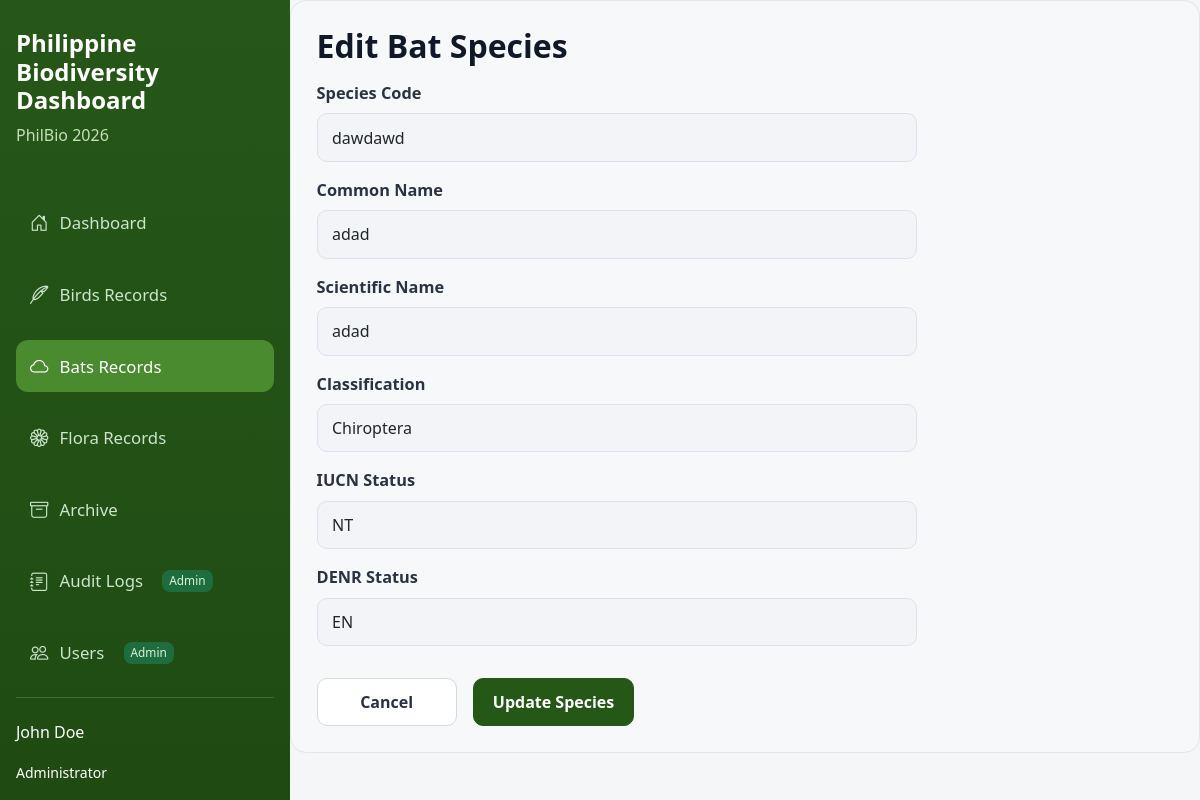
The page /phildata/edit_bat_species.php?id=4 on the database its author committed.
### tables this page shows
CREATE TABLE `bat_species` (
  `species_id` int(11) NOT NULL,
  `species_code` varchar(50) DEFAULT NULL,
  `common_name` varchar(150) DEFAULT NULL,
  `scientific_name` varchar(150) DEFAULT NULL,
  `classification` varchar(255) DEFAULT NULL,
  `iucn_status` varchar(50) DEFAULT NULL,
  `denr_status` varchar(50) DEFAULT NULL
);

### phildata/edit_bat_species.php (the view, shortened to what this page needs)
<?php
include 'db_connect.php';
$id = (int) ($_GET['id'] ?? 0);
$options = ['Mammalia', 'Chiroptera', 'Pteropodidae'];
$stmt = $pdo->prepare("SELECT * FROM bat_species WHERE species_id = :id");
$stmt->execute([':id'=>$id]);
$record = $stmt->fetch();
?>
<!DOCTYPE html>
<html lang="en">
<head>
    <link href="https://cdn.jsdelivr.net/npm/bootstrap@5.3.0/dist/css/bootstrap.min.css" rel="stylesheet">
    <link href="https://cdn.jsdelivr.net/npm/bootstrap-icons@1.11.3/font/bootstrap-icons.css" rel="stylesheet">
    <link href="style.css" rel="stylesheet">
</head>
<body>
    <div class="d-flex">
        <?php $activePage = 'bats'; include 'sidebar.php'; ?>
        <main class="flex-grow-1 main-content">
            <section class="birds-card">
                <div class="birds-card-head">
                    <h2>Edit Bat Species</h2>
                </div>
                <form method="post" class="edit-form">
                    <div class="mb-3">
                        <label class="form-label" for="speciesCode">Species Code</label>
                        <input id="speciesCode" class="form-control" name="species_code" value="<?= htmlspecialchars($record['species_code']) ?>" required>
                    </div>
                    <div class="mb-3">
                        <label class="form-label" for="commonName">Common Name</label>
                        <input id="commonName" class="form-control" name="common_name" value="<?= htmlspecialchars($record['common_name']) ?>" required>
                    </div>
                    <div class="mb-3">
                        <label class="form-label" for="scientificName">Scientific Name</label>
                        <input id="scientificName" class="form-control" name="scientific_name" value="<?= htmlspecialchars($record['scientific_name']) ?>" required>
                    </div>
                    <div class="mb-3">
                        <label class="form-label" for="classification">Classification</label>
                        <select id="classification" class="form-select" name="classification">
                            <?php foreach($options as $o): ?>
                                <option value="<?= htmlspecialchars($o) ?>" <?= ($record['classification'] === $o) ? 'selected' : '' ?>><?= htmlspecialchars($o) ?></option>
                            <?php endforeach; ?>
                        </select>
                    </div>
                    <div class="mb-3">
                        <label class="form-label" for="iucnStatus">IUCN Status</label>
                        <input id="iucnStatus" class="form-control" name="iucn_status" value="<?= htmlspecialchars($record['iucn_status']) ?>">
                    </div>
                    <div class="mb-4">
                        <label class="form-label" for="denrStatus">DENR Status</label>
                        <input id="denrStatus" class="form-control" name="denr_status" value="<?= htmlspecialchars($record['denr_status']) ?>">
                    </div>
                    <div class="form-actions">
                        <a class="btn btn-light" href="bats.php?tab=species">Cancel</a>
                        <button type="submit" class="btn btn-success">Update Species</button>
                    </div>
                </form>
            </section>
        </main>
    </div>
</body>
</html>

### phildata/style.css (style rules this page uses)
body { background-color: #f5f6f8; font-family: "Segoe UI", Tahoma, Geneva, Verdana, sans-serif; color: #1d2433; }
.main-content { background: #f5f6f8; }
.birds-card { background: #f7f8fa; border: 1px solid #e2e5ea; border-radius: 16px; padding: 1.6rem; }
.birds-card-head { display: flex; justify-content: space-between; align-items: center; margin-bottom: 1rem; }
.birds-card-head h2 { font-size: 2rem; margin: 0; font-weight: 700; color: #111827; }
.edit-form { max-width: 600px; }
.edit-form .form-label { font-size: 1.02rem; font-weight: 600; color: #2b3340; margin-bottom: 0.5rem; }
.edit-form .form-control, .edit-form .form-select { border: 1px solid #dde1e7; background: #f2f4f7; min-height: 44px; border-radius: 10px; font-size: 1rem; padding: 0.7rem 0.9rem; }
.form-actions { display: flex; justify-content: flex-start; gap: 1rem; margin-top: 2rem; }
.form-actions .btn { min-width: 140px; font-weight: 600; border-radius: 10px; padding: 0.7rem 1.2rem; }
.form-actions .btn-light { border: 1px solid #d6dae0; background: #ffffff; color: #293140; }
.form-actions .btn-success { background-color: #255716; border-color: #255716; color: #ffffff; }

### rows shown on the page
bat_species: species_code "dawdawd", common_name "adad", scientific_name "adad", classification "Chiroptera", iucn_status "NT", denr_status "EN"
